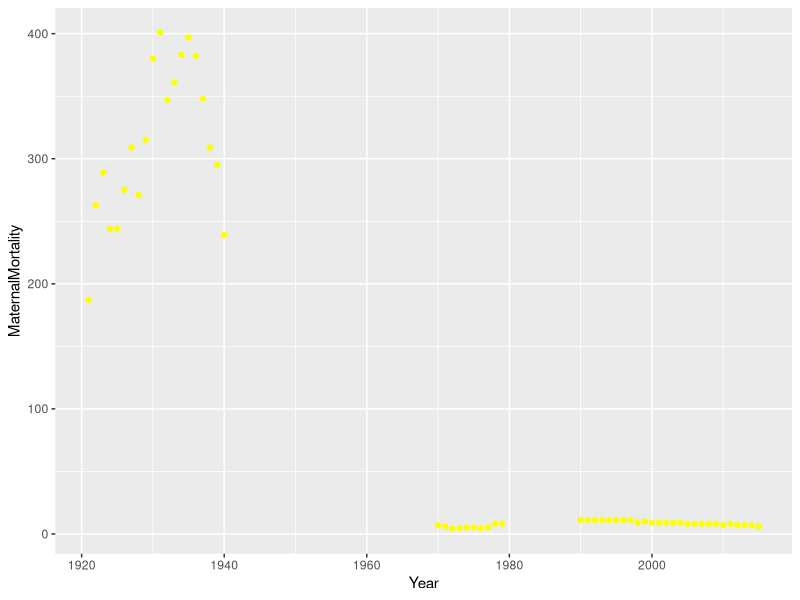
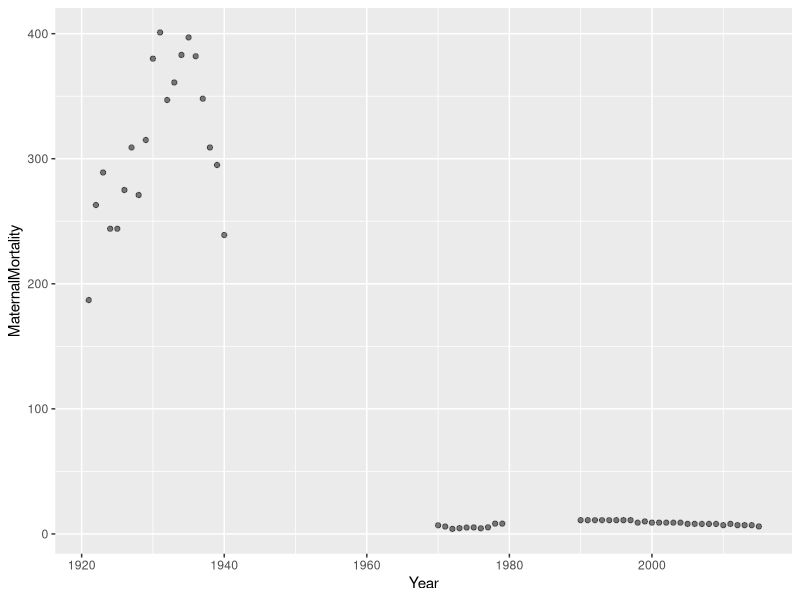
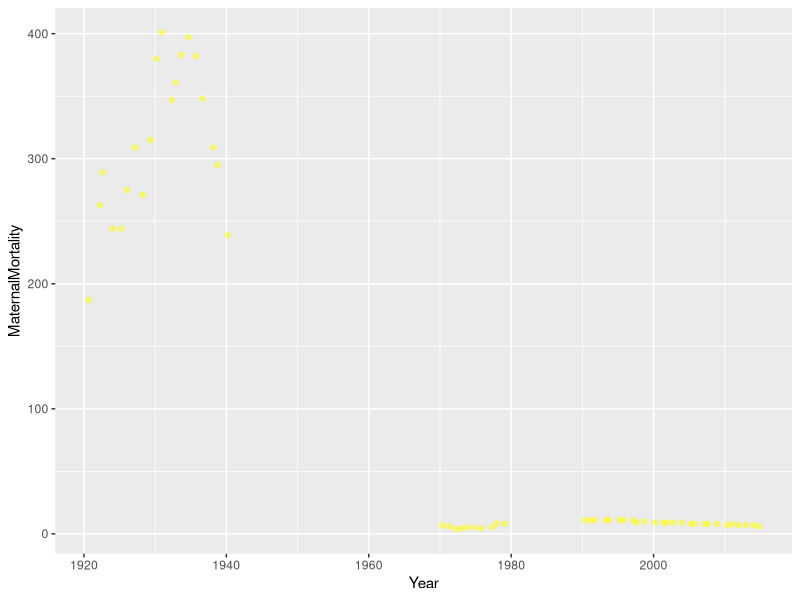
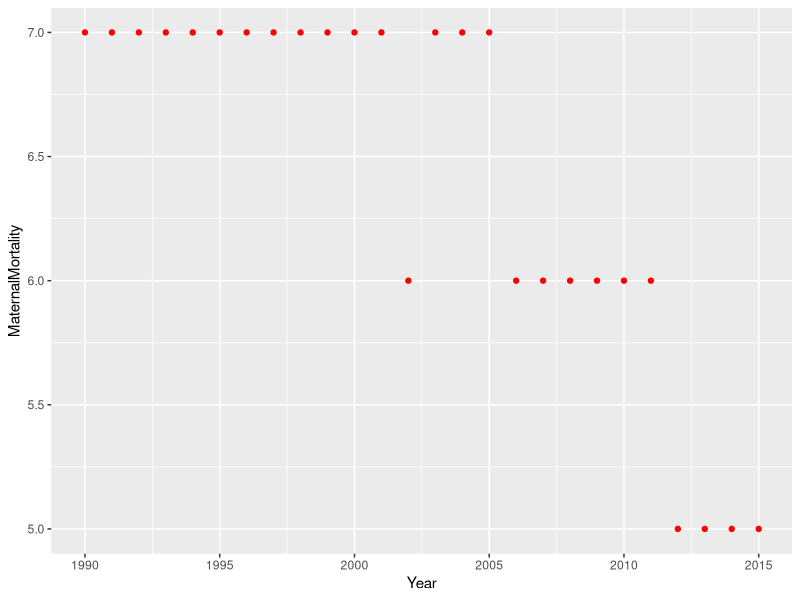
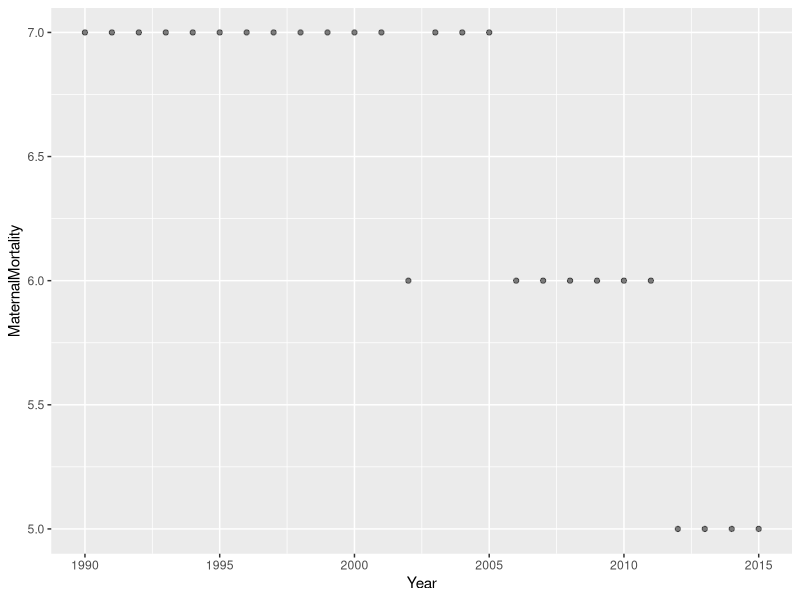
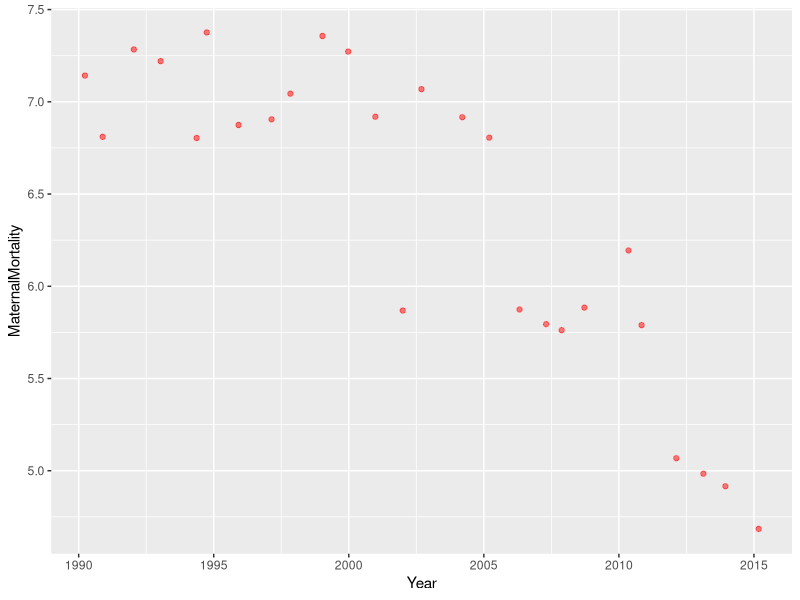
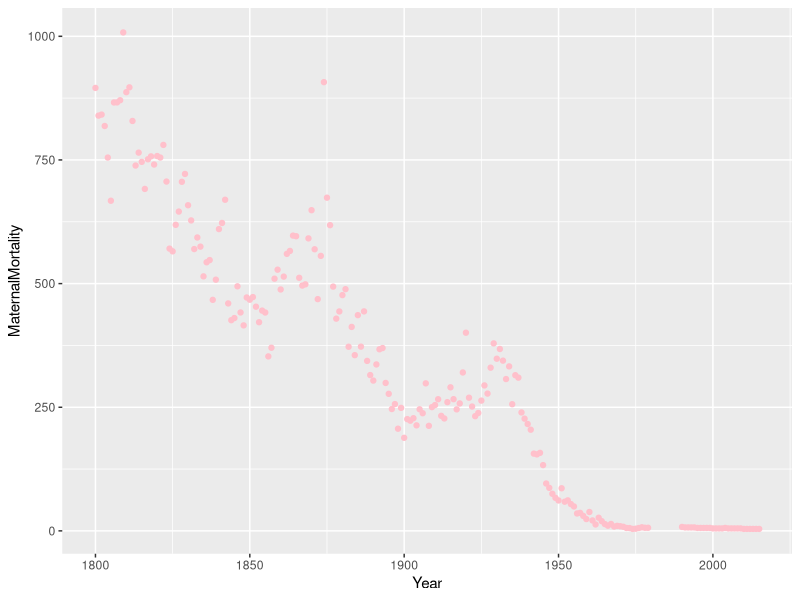
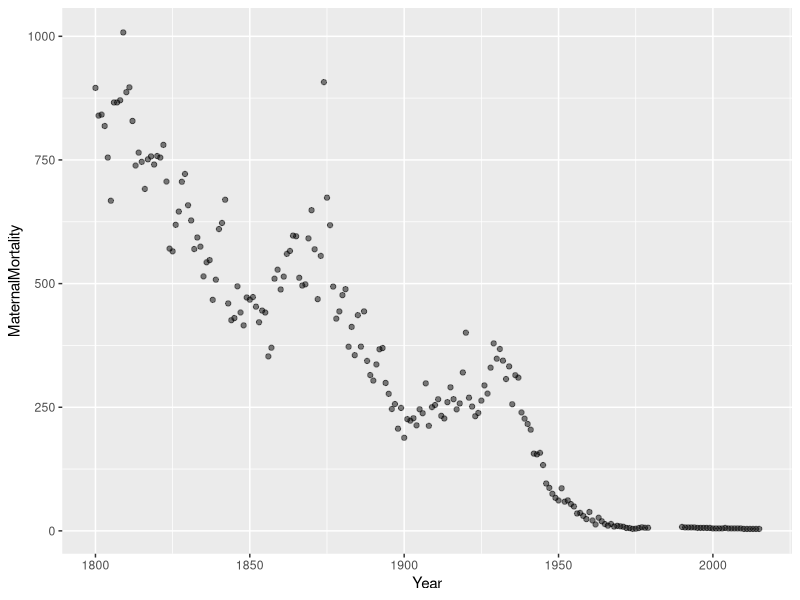

Write R code to recreate these figures, in order.
Interviews <- read.csv("Data/maternal-mortality.csv")

library(tidyverse)
getwd()

# Uploading my data for Maternal Mortality
Interviews <- read_csv("Data/maternal-mortality.csv", na= "NULL")
View(Interviews)
Interviews$MaternalMortality <- Interviews$`Maternal Mortality Ratio (Gapminder (2010) and World Bank (2015)) (deaths per 100,000 live births)`

# Uploading my data for child Mortality 
Interviews1 <- read_csv("Data/child-mortality.csv", na= "NULL")
Interviews1$ChildMortality <- Interviews1$`Under five mortality rate (% of children that die before they are 5 years old)`
View(Interviews1)

# Inspect my dataset on Maternal Mortality 
head(Interviews)
select(Interviews, Entity, Year)
filter(Interviews, Entity == "Denmark")

head(Interviews)
select(Interviews, Entity, Year)
filter(Interviews, Entity == "Norway")

head(Interviews)
select(Interviews, Entity, Year)
filter(Interviews, Entity == "Sweden")

# Pipes on Denmark, Norway and Sweden for Maternal Mortality 
Interviews_Denmark <- Interviews %>%
  filter(Entity=="Denmark") %>%
  select(Entity, Year, MaternalMortality)

Interviews_Norway <- Interviews %>% 
  filter(Entity=="Norway") %>% 
  select(Entity, Year, MaternalMortality)

Interviews_Sweden <- Interviews %>% 
  filter(Entity=="Sweden") %>% 
  select(Entity, Year, MaternalMortality)

#ggplots for Maternal Mortality 
ggplot(data = Interviews_Denmark, aes(x = Year, y = MaternalMortality)) +
  geom_point(color = "yellow")
ggplot(data = Interviews_Denmark, aes(x = Year, y = MaternalMortality)) +
  geom_point(alpha = 0.5)
ggplot(data = Interviews_Denmark, aes(x = Year, y = MaternalMortality)) +
  geom_jitter(alpha = 0.5, color = "yellow")

ggplot(data = Interviews_Norway, aes(x = Year, y= MaternalMortality)) +
  geom_point(color ="red")
ggplot(data = Interviews_Norway, aes(x = Year, y = MaternalMortality)) +
  geom_point(alpha = 0.5)
ggplot(data = Interviews_Norway, aes(x = Year, y = MaternalMortality)) +
  geom_jitter(alpha = 0.5, color = "red")

ggplot(data = Interviews_Sweden, aes(x = Year, y= MaternalMortality)) + 
  geom_point(color = "pink")
ggplot(data = Interviews_Sweden, aes(x = Year, y = MaternalMortality)) +
  geom_point(alpha = 0.5)
ggplot(data = Interviews_Sweden, aes(x = Year, y = MaternalMortality)) +
  geom_jitter(alpha = 0.5, color = "pink")



# Inspect my dataset on child mortality 
head(Interviews1)
select(Interviews1, Entity, Year)
filter(Interviews1, Entity == "Denmark")

head(Interviews1)
select(Interviews1, Entity, Year)  
filter(Interviews1, Entity =="Norway")  

head(Interviews1)  
select(Interviews1, Entity, Year)  
filter(Interviews1, Entity == "Sweden")  

# Pipes on Denmark, Norway and Sweden for Child Mortality 
Interviews1_Denmark <- Interviews1 %>%
  filter(Entity=="Denmark") %>%
  select(Entity, Year, ChildMortality)

Interviews1_Norway <- Interviews1 %>% 
  filter(Entity=="Norway") %>% 
  select(Entity, Year, ChildMortality)

Interviews1_Sweden <- Interviews1 %>% 
  filter(Entity=="Sweden") %>% 
  select(Entity, Year, ChildMortality)

#ggplots for Child Mortality 
ggplot(data = Interviews1_Denmark, aes(x = Year, y = ChildMortality)) +
  geom_point(color = "orange")
ggplot(data = Interviews1_Denmark, aes(x = Year, y = ChildMortality)) +
  geom_point(alpha = 0.5)
ggplot(data = Interviews1_Denmark, aes(x = Year, y = ChildMortality)) +
  geom_jitter(alpha = 0.5, color = "orange")

ggplot(data = Interviews1_Norway, aes(x = Year, y = ChildMortality)) + 
  geom_point(color = "green")
ggplot(data = Interviews1_Norway, aes(x = Year, y = ChildMortality)) +
  geom_point(alpha = 0.5)
ggplot(data = Interviews1_Norway, aes(x = Year, y = ChildMortality)) +
  geom_jitter(alpha = 0.5, color = "green")

ggplot(data = Interviews1_Sweden, aes(x = Year, y = ChildMortality)) + 
  geom_point(color = "black")
ggplot(data = Interviews1_Sweden, aes(x = Year, y = ChildMortality)) +
  geom_point(alpha = 0.5)
ggplot(data = Interviews1_Sweden, aes(x = Year, y = ChildMortality)) +
  geom_jitter(alpha = 0.5, color = "black")

